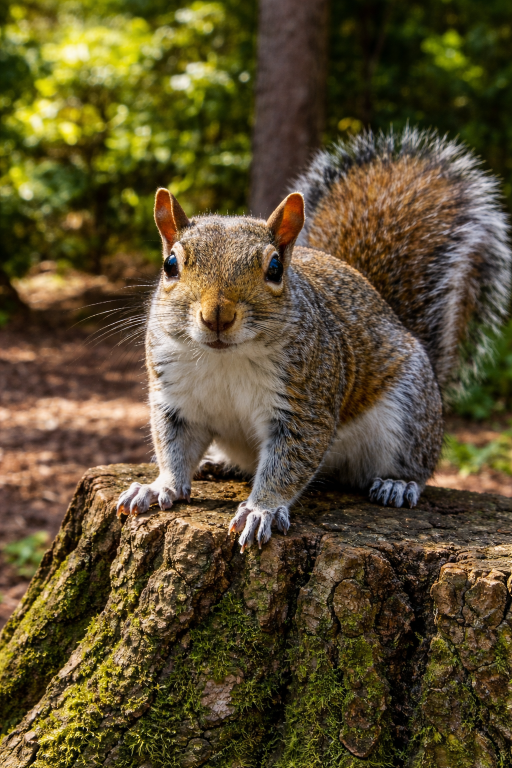
#> input picture image/input.png, 1024 x 1536 px (shown at 1/2 size)
$ python main.py
#> lines starting #> are read from the running program, lines starting #| are printed output that depends on the picture
from pathlib import Path
from PIL import Image, ImageFilter
import matplotlib.pyplot as plt

HERE = Path(__file__).resolve().parent
img = Image.open(HERE / "image" / "input.png")
#> img is the input picture: PIL image 1024x1536 RGB; mean R, G, B 90, 77.7, 46.2

rot_45 = img.rotate(45, expand=True)
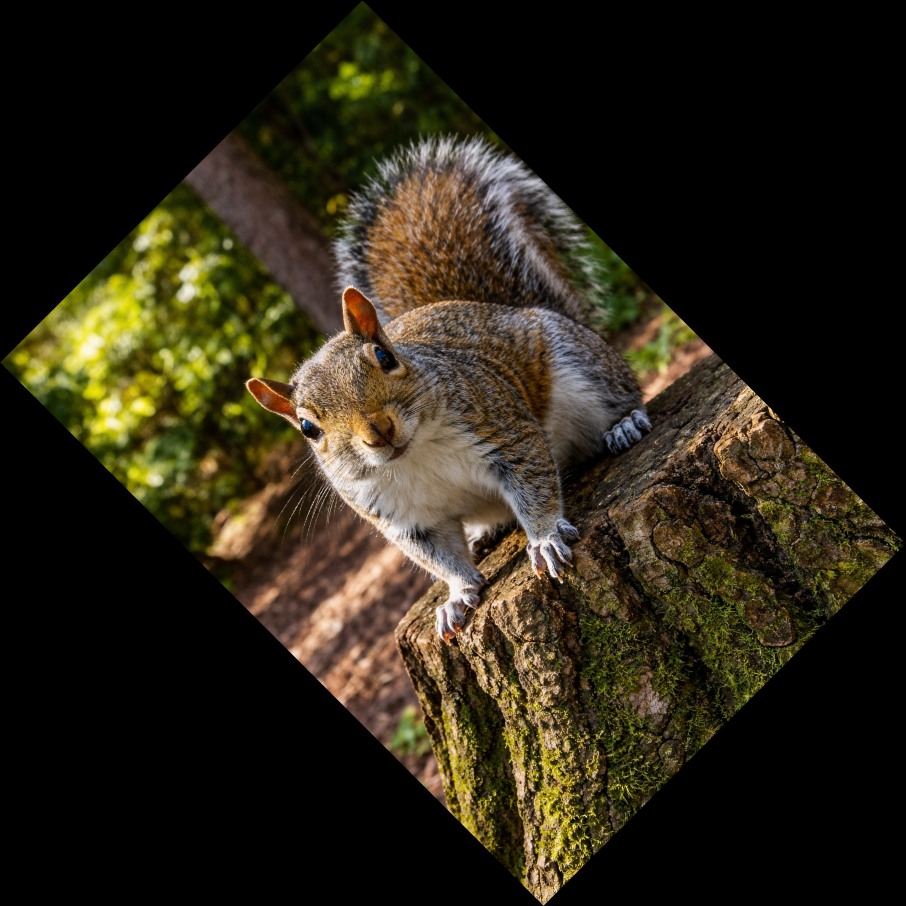
#> rot_45: PIL image 1812x1812 RGB (shown at 1/2 size); mean R, G, B 43.1, 37.3, 22.2
resized = img.resize((400, 400))
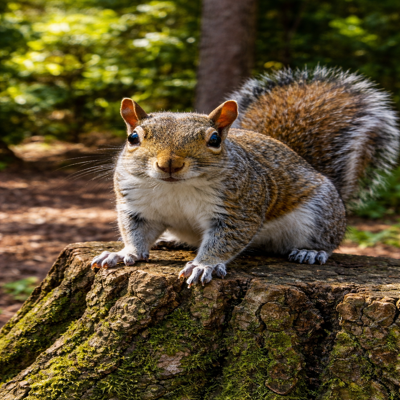
#> resized: PIL image 400x400 RGB; mean R, G, B 90, 77.7, 46.2
blurred = img.filter(ImageFilter.GaussianBlur(3))
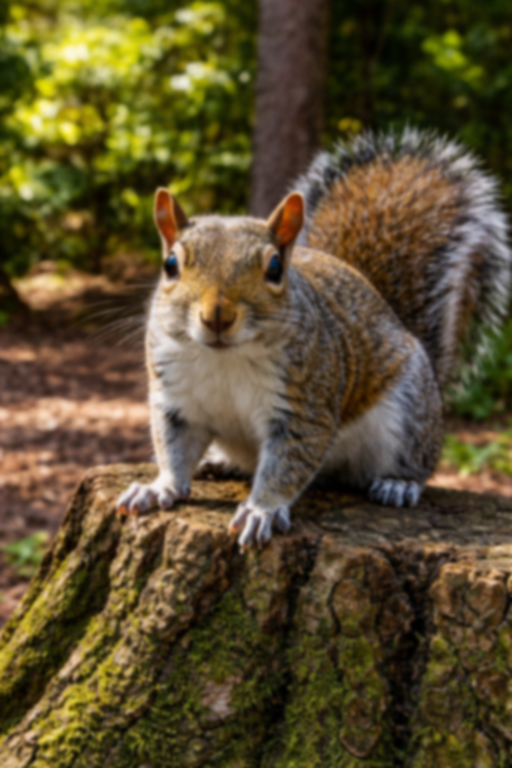
#> blurred: PIL image 1024x1536 RGB (shown at 1/2 size); mean R, G, B 90, 77.7, 46.2

plt.figure("Rotated Image")
plt.imshow(rot_45)
plt.axis("off")

plt.figure("Resized Image")
plt.imshow(resized)
plt.axis("off")

plt.figure("Blurred Image")
plt.imshow(blurred)
plt.axis("off")

plt.show()
